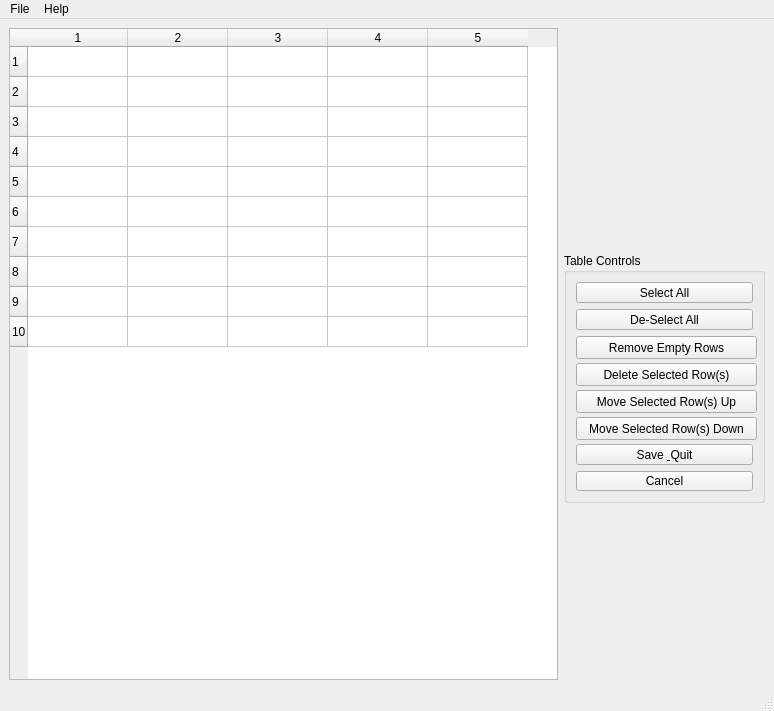
<?xml version="1.0" encoding="UTF-8"?>
<ui version="4.0">
 <class>MainWindow</class>
 <widget class="QMainWindow" name="MainWindow">
  <property name="geometry">
   <rect>
    <x>0</x>
    <y>0</y>
    <width>774</width>
    <height>711</height>
   </rect>
  </property>
  <property name="sizePolicy">
   <sizepolicy hsizetype="MinimumExpanding" vsizetype="MinimumExpanding">
    <horstretch>0</horstretch>
    <verstretch>0</verstretch>
   </sizepolicy>
  </property>
  <property name="minimumSize">
   <size>
    <width>730</width>
    <height>300</height>
   </size>
  </property>
  <property name="windowTitle">
   <string>PyQt Table Example</string>
  </property>
  <widget class="QWidget" name="centralwidget">
   <layout class="QGridLayout" name="gridLayout">
    <item row="0" column="0">
     <layout class="QGridLayout" name="gridLayout_2">
      <item row="0" column="1">
       <widget class="QGroupBox" name="groupBox">
        <property name="sizePolicy">
         <sizepolicy hsizetype="MinimumExpanding" vsizetype="MinimumExpanding">
          <horstretch>0</horstretch>
          <verstretch>0</verstretch>
         </sizepolicy>
        </property>
        <property name="minimumSize">
         <size>
          <width>201</width>
          <height>250</height>
         </size>
        </property>
        <property name="maximumSize">
         <size>
          <width>201</width>
          <height>201</height>
         </size>
        </property>
        <property name="title">
         <string>Table Controls</string>
        </property>
        <layout class="QVBoxLayout" name="verticalLayout">
         <item>
          <widget class="QPushButton" name="pushButtonSelectAll">
           <property name="text">
            <string>Select All</string>
           </property>
          </widget>
         </item>
         <item>
          <widget class="QPushButton" name="pushButtonDeSelectAll">
           <property name="text">
            <string>De-Select All</string>
           </property>
          </widget>
         </item>
         <item>
          <widget class="QPushButton" name="pushButtonRemoveEmptyRows">
           <property name="minimumSize">
            <size>
             <width>181</width>
             <height>23</height>
            </size>
           </property>
           <property name="text">
            <string>Remove Empty Rows</string>
           </property>
          </widget>
         </item>
         <item>
          <widget class="QPushButton" name="pushButtonDeleteSelectedRows">
           <property name="minimumSize">
            <size>
             <width>181</width>
             <height>23</height>
            </size>
           </property>
           <property name="text">
            <string>Delete Selected Row(s)</string>
           </property>
          </widget>
         </item>
         <item>
          <widget class="QPushButton" name="pushButtonMoveRowsUp">
           <property name="minimumSize">
            <size>
             <width>181</width>
             <height>23</height>
            </size>
           </property>
           <property name="text">
            <string>Move Selected Row(s) Up</string>
           </property>
          </widget>
         </item>
         <item>
          <widget class="QPushButton" name="pushButtonMoveRowsDown">
           <property name="minimumSize">
            <size>
             <width>181</width>
             <height>23</height>
            </size>
           </property>
           <property name="text">
            <string>Move Selected Row(s) Down</string>
           </property>
          </widget>
         </item>
         <item>
          <widget class="QPushButton" name="pushButton_saveQuit">
           <property name="text">
            <string>Save &amp; Quit</string>
           </property>
          </widget>
         </item>
         <item>
          <widget class="QPushButton" name="pushButton_cancel">
           <property name="text">
            <string>Cancel</string>
           </property>
          </widget>
         </item>
        </layout>
       </widget>
      </item>
      <item row="0" column="0">
       <widget class="QTableWidget" name="tableWidgetTable1">
        <property name="minimumSize">
         <size>
          <width>451</width>
          <height>221</height>
         </size>
        </property>
        <property name="rowCount">
         <number>10</number>
        </property>
        <property name="columnCount">
         <number>5</number>
        </property>
        <row/>
        <row/>
        <row/>
        <row/>
        <row/>
        <row/>
        <row/>
        <row/>
        <row/>
        <row/>
        <column/>
        <column/>
        <column/>
        <column/>
        <column/>
       </widget>
      </item>
     </layout>
    </item>
   </layout>
  </widget>
  <widget class="QMenuBar" name="menubar">
   <property name="geometry">
    <rect>
     <x>0</x>
     <y>0</y>
     <width>774</width>
     <height>25</height>
    </rect>
   </property>
   <widget class="QMenu" name="menuFile">
    <property name="title">
     <string>File</string>
    </property>
    <addaction name="actionExit"/>
   </widget>
   <widget class="QMenu" name="menuHelp">
    <property name="title">
     <string>Help</string>
    </property>
    <addaction name="actionAbout"/>
   </widget>
   <addaction name="menuFile"/>
   <addaction name="menuHelp"/>
  </widget>
  <widget class="QStatusBar" name="statusbar"/>
  <action name="actionExit">
   <property name="text">
    <string>Exit</string>
   </property>
  </action>
  <action name="actionAbout">
   <property name="text">
    <string>About</string>
   </property>
  </action>
 </widget>
 <resources/>
 <connections>
  <connection>
   <sender>tableWidgetTable1</sender>
   <signal>clicked(QModelIndex)</signal>
   <receiver>tableWidgetTable1</receiver>
   <slot>update()</slot>
   <hints>
    <hint type="sourcelabel">
     <x>261</x>
     <y>192</y>
    </hint>
    <hint type="destinationlabel">
     <x>261</x>
     <y>192</y>
    </hint>
   </hints>
  </connection>
 </connections>
</ui>
